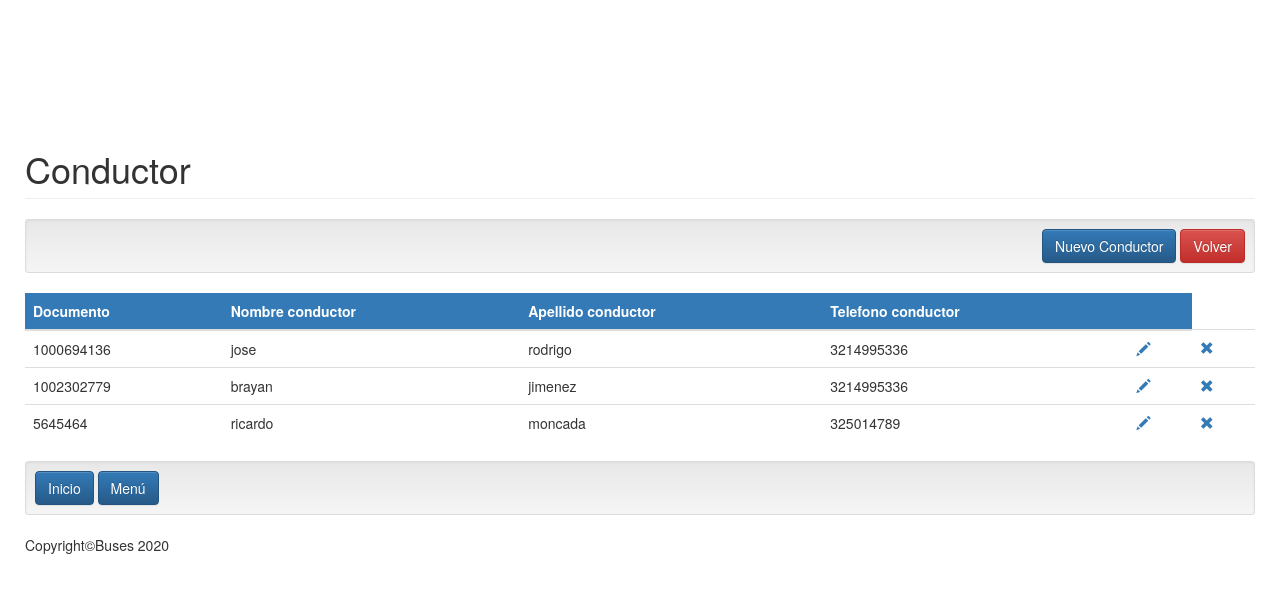
The page /index.php?c=conductor on the database its author committed.
### tables this page shows
CREATE TABLE `conductor` (
  `documento` varchar(10) NOT NULL,
  `nombre_conductor` varchar(15) NOT NULL,
  `apellido_conductor` varchar(15) NOT NULL,
  `telefono_conductor` varchar(15) NOT NULL
);

### controller/conductor.controller.php (called while the page is built, shortened)
<?php
require_once 'model/conductor.php';
class ConductorController{
    public function __CONSTRUCT(){
        $this->model = new Conductor();
    }
    public function Index(){
        require_once 'view/Conductor/header_2.php';
        require_once 'view/Conductor/conductor.php';
        require_once 'view/footer.php';
    }
}
?>

### model/database.php (called while the page is built, shortened)
<?php
class Database
{
    public static function StartUp()
    {
        $pdo = new PDO('mysql:host=localhost;dbname=trasporte;charset=utf8','root','');
        $pdo->setAttribute(PDO::ATTR_ERRMODE, PDO::ERRMODE_EXCEPTION);
        return $pdo;
    }
}

### model/conductor.php (called while the page is built, shortened)
<?php
class Conductor
{
    private $pdo;
   public function __CONSTRUCT()
    {
        try
        {
            $this->pdo = Database::StartUp();
        }
        catch(Exception $e)
        {
            die($e->getMessage());
        }
    }
    public function Listar()
    {
        try
        {
            $stm = $this->pdo->prepare("SELECT * FROM conductor");
            $stm->execute();
            return $stm->fetchAll(PDO::FETCH_OBJ);
        }
        catch(Exception $e)
        {
            die($e->getMessage());
        }
    }
}

### view/Conductor/conductor.php (the view)
<h1 class="page-header">Conductor</h1>
<div class="well well-sm text-right">
     <a class="btn btn-primary" href="?c=conductor&a=Nuevo">Nuevo Conductor</a>
    <a class="btn btn-danger" href="menu.php">Volver</a>
</div>
<table class="table table-hover ">
    <thead class="bg bg-primary">
        <tr>
            <th >Documento</th>
            <th >Nombre conductor</th>
            <th>Apellido conductor</th>
            <th>Telefono conductor</th>
            <th></th>
        </tr>
    </thead>
    <tbody>
    <?php foreach($this->model->Listar() as $r): ?>
        <tr>
            <td><?php echo $r->documento; ?></td>
            <td><?php echo $r->nombre_conductor; ?></td>
            <td><?php echo $r->apellido_conductor; ?></td>
             <td><?php echo $r->telefono_conductor; ?></td>
            <td>
                <a href="?c=conductor&a=Crud&documento=<?php echo $r->documento; ?>"><span class="glyphicon glyphicon-pencil" aria-hidden="true"></span></a>
            </td>
            <td>
                <a onclick="javascript:return confirm('¿Seguro de eliminar este registro?');" href="?c=conductor&a=Eliminar&documento=<?php echo $r->documento; ?>"><span class="glyphicon glyphicon-remove" aria-hidden="true"></span></a>
            </td>
        </tr>
    <?php endforeach; ?>
    </tbody>
</table>
<div class="well well-sm text-left">
    <a class="btn btn-primary" href="principal.html">Inicio</a>
    <a class="btn btn-primary" href="menu.php">Menú</a>
</div>

### index.php (shortened to what this page needs)
<?php
  require_once 'model/database.php';
  $controller = 'principal';
  if(!isset($_REQUEST['c']))
  {
    require_once "$controller.html";
    $controller = ucwords($controller) . 'Controller';
    $controller = new $controller;
    $controller->Index();
  }
  else
  {
    $accion = isset($_REQUEST['a']) ? $_REQUEST['a'] : 'Index';
    $controller = new $controller;
    call_user_func( array( $controller, $accion ) );
  }

### view/Conductor/header_2.php (shortened to what this page needs)
<!DOCTYPE html>
<html lang="es">
	<head>
        <link rel="stylesheet" href="librerias/css/bootstrap.min.css" />
           <link rel="stylesheet" href="librerias/css/style.css" />
        <link rel="stylesheet" href="librerias/css/bootstrap-theme.min.css" />
        <link rel="stylesheet" href="librerias/js/jquery-ui/jquery-ui.min.css" />
	</head>
    <body>
      <div class="container box">

### view/footer.php (shortened to what this page needs)
<div class="row">
                <div class="col-xs-12">
                    <footer class="footer-distributed">
			                <div class="footer-left">
				                <p>Copyright&copy;Buses 2020</p>
			                </div>
		                </footer>
                </div>
            </div>
        </div>
    </body>
</html>

### librerias/css/style.css (style rules this page uses)
body { padding-top:5%; background-image: url("../../img/imagen.jpg"); }
.box { width:1270px; padding:20px; background-color: rgba(255,255,255,0.8); border-radius:5px; margin-top:25px; }

### rows shown on the page
conductor: documento "1000694136", nombre_conductor "jose", apellido_conductor "rodrigo", telefono_conductor "3214995336"
conductor: documento "1002302779", nombre_conductor "brayan", apellido_conductor "jimenez", telefono_conductor "3214995336"
conductor: documento "5645464", nombre_conductor "ricardo", apellido_conductor "moncada", telefono_conductor "325014789"
